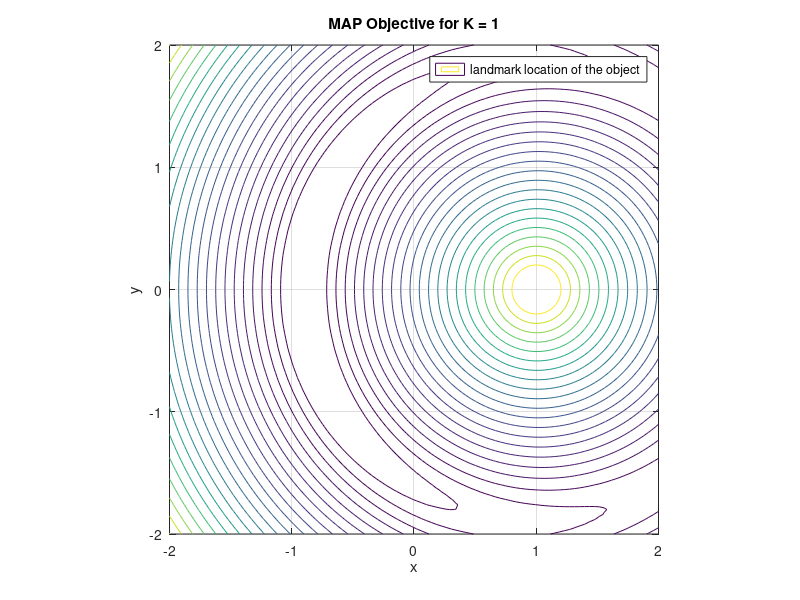
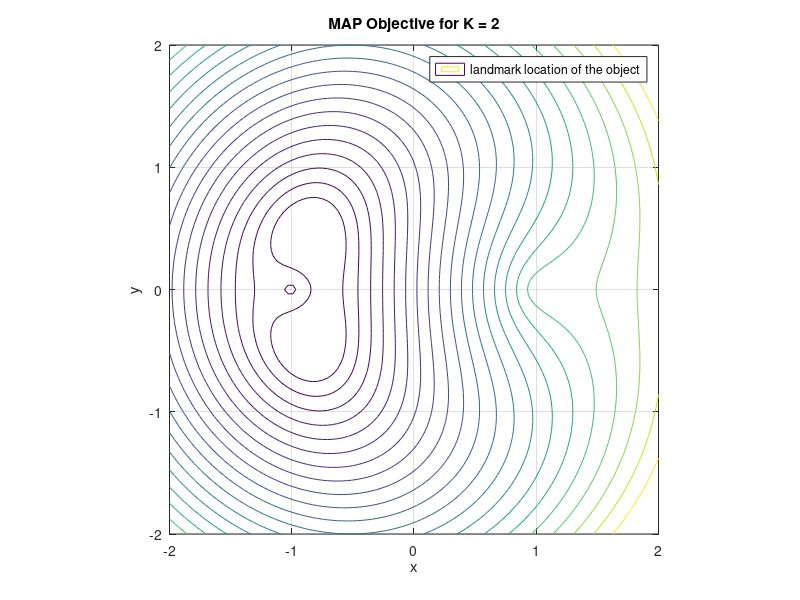
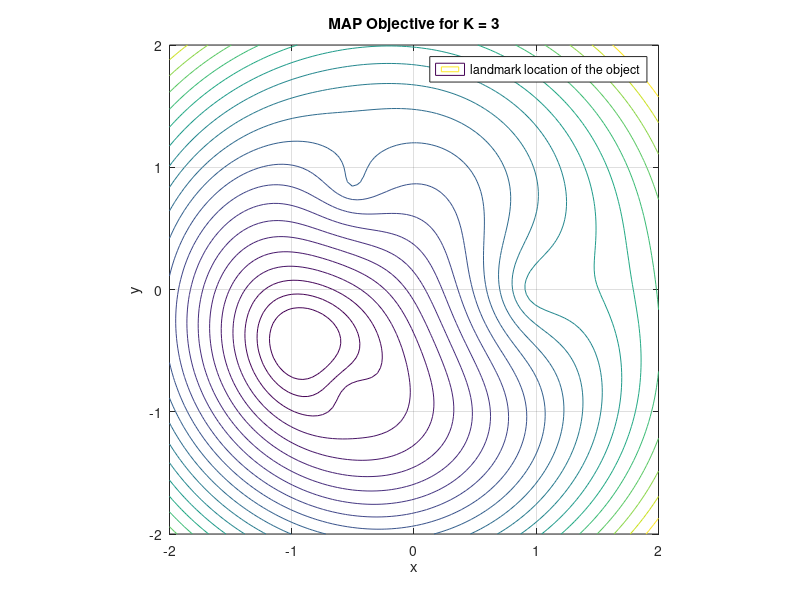
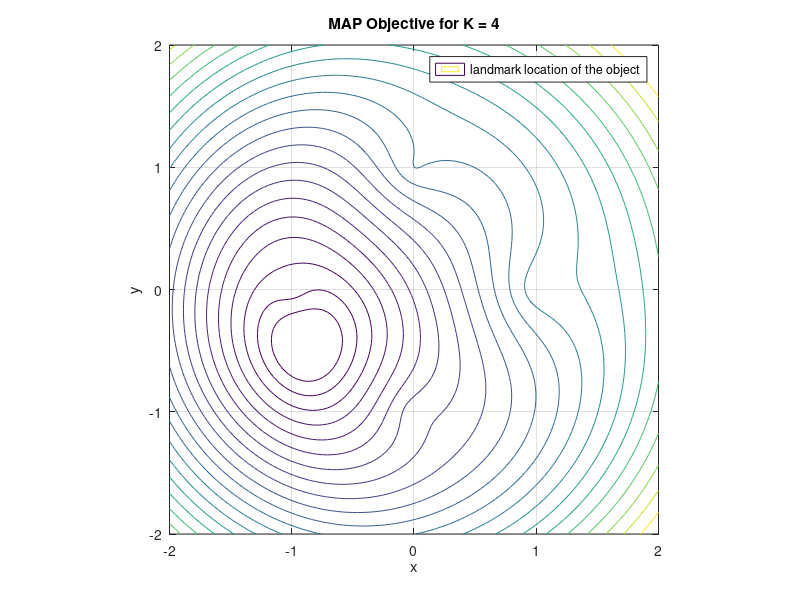

The MATLAB source for these figures, in order:
clear all, close all,

% True position inside unit circle
radius = rand; theta = 2*pi*rand;
pTrue = [radius*cos(theta);radius*sin(theta)];  

for K = 1:40 % for each specified number of landmarks
    % Landmark positions evenly spaces on the unit circle 
    radius = 1; theta = [0,2*pi/K*[1:(K-1)]];
    pLandmarks = [radius*cos(theta);radius*sin(theta)];

    % Generate range measurements
    deviation = 3e-2*ones(1,K);%noise standard deviation=0.3
    r = sqrt(sum((repmat(pTrue,1,K)-pLandmarks).^2,1)) + deviation.*randn(1,K);

    % Parameters of the prior 
    sigmax = 2.5e-1;
    sigmay = sigmax;

    % Evaluate the MAP estimation objective function on a grid
    Nx = 100; Ny = 101;
    %range of horizontal and vertical coordinates
    xGrid = linspace(-2,2,Nx); 
    yGrid = linspace(-2,2,Ny);
    [h,v] = meshgrid(xGrid,yGrid);
    MAPobjective = (h(:)/sigmax).^2 + (v(:)/sigmay).^2;

    for i = 1:K
        di = sqrt((h(:)-pLandmarks(1,i)).^2+(v(:)-pLandmarks(2,i)).^2);
        MAPobjective = MAPobjective + ((r(i)-di)/deviation(i)).^2;
    end
    zGrid = reshape(MAPobjective,Ny,Nx);
    figure(K);
    plot(pLandmarks(1,:),pLandmarks(2,:),'o'); axis([-2 2 -2 2]),
    % Display the MAP objective contours
    minV = min(MAPobjective); maxV = max(MAPobjective);
    values = minV + (sqrt(maxV-minV)*linspace(0.1,0.9,21)).^2;
    contour(xGrid,yGrid,zGrid,values); xlabel('x'), ylabel('y'),
    legend('landmark location of the object',' true location of the object','MAP objective function contours'), 
    title(strcat({'MAP Objective for K = '},num2str(K)));
    grid on, axis equal,
end
